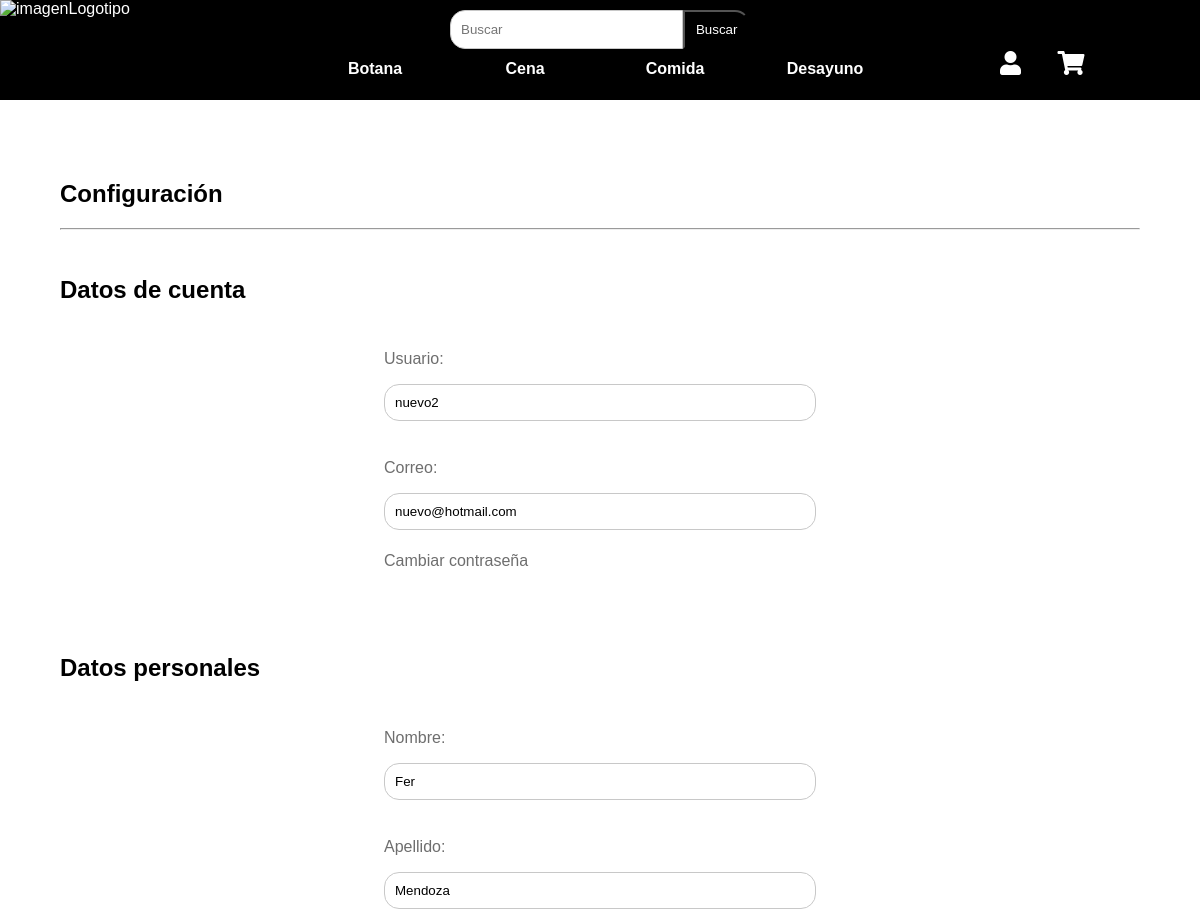
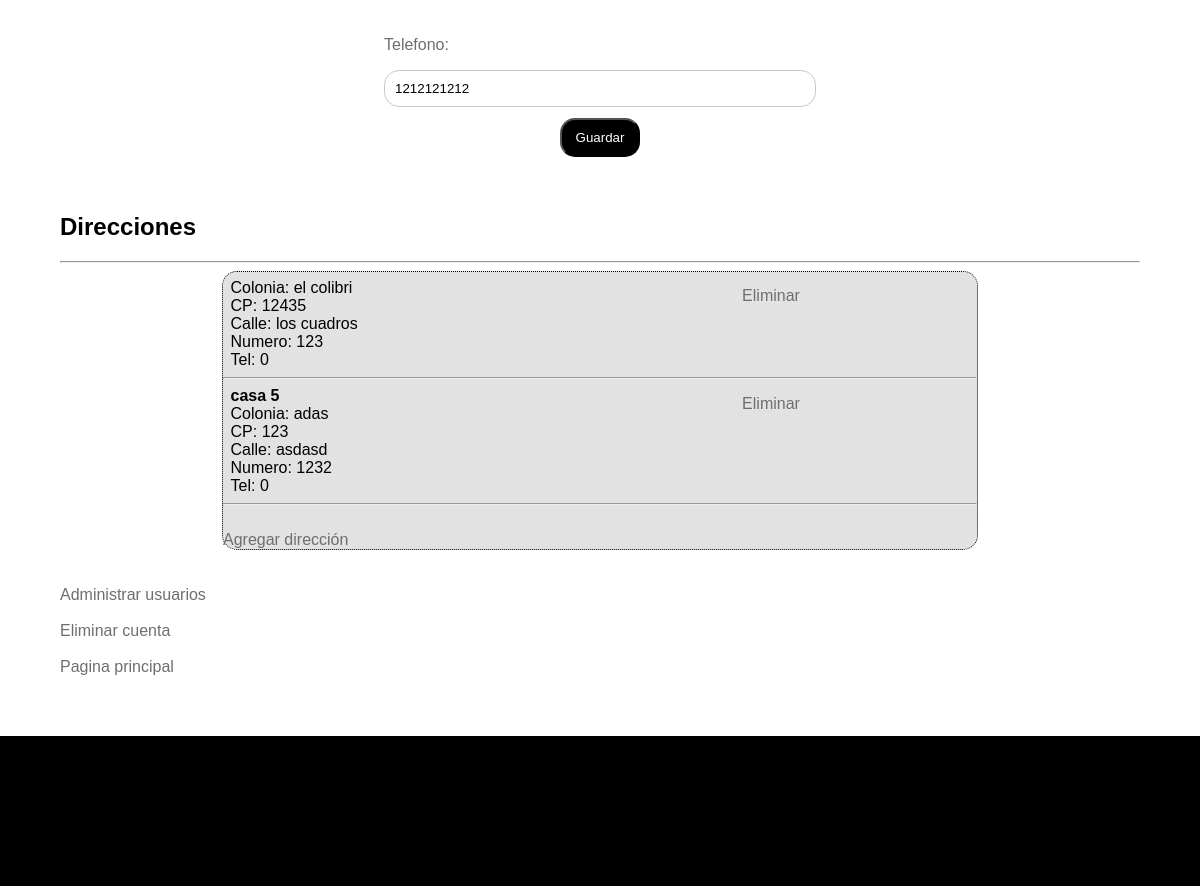
/tienda/configuraDatos.php (signed in), run on the app's committed database (2 pictures, top to bottom).
### tables this page shows
CREATE TABLE `tipos` (
  `tipo` varchar(15) NOT NULL COMMENT 'Desayuno, postre etc'
);

CREATE TABLE `usuarios` (
  `idUsuario` int(11) NOT NULL COMMENT 'Clave primaria',
  `contrasenia` varchar(25) NOT NULL,
  `tipo` varchar(15) NOT NULL COMMENT 'Indica el tipo de usuario',
  `nombre` varchar(20) NOT NULL,
  `apellidoPaterno` varchar(20) NOT NULL,
  `correo` varchar(30) NOT NULL,
  `telefono` varchar(12) NOT NULL,
  `usuario` varchar(20) NOT NULL
);

CREATE TABLE `direcciones` (
  `idDireccion` int(11) NOT NULL COMMENT 'Clave Primaria',
  `idUsuario` int(11) NOT NULL COMMENT 'Clave foranea tabla usuarios',
  `nombre` varchar(25) NOT NULL,
  `numero` int(4) NOT NULL,
  `calle` varchar(25) NOT NULL,
  `colonia` varchar(25) NOT NULL,
  `codigoPostal` int(5) NOT NULL,
  `telefono` int(12) NOT NULL
);

### tienda/configuraDatos.php (the view, shortened to what this page needs)
<?php
    include("funciones.php");
    $conn = ConectarBD();
?>
<!DOCTYPE html>
<html lang="en">
<head>
    <?php
        relacionesEstiloBarra();
        relacionesFormulario();
        relacionesSeccionDL();
    ?>
</head>
<body>
    <?php
        encabezado();
    ?>
    <section class="contenidoPagina">
        <h1>Configuración</h1>
        <hr>
            <?php
                $qry = "select usuario, nombre, apellidoPaterno, correo, telefono, contrasenia from usuarios where idUsuario = '". $_SESSION["idUsuario"] ."'";
                $res = mysqli_query($conn,$qry);
                $reg = mysqli_fetch_array($res);
                $nombre = $reg["nombre"];
                $apellido = $reg["apellidoPaterno"];
                $correo = $reg["correo"];
                $telefono = $reg["telefono"];
                $usuario = $reg["usuario"];
            ?>
        <br>
        <form class='formulario' method="post" action="configuraDatos.php" onsubmit="return verificaDatos()">
            <h2>Datos de cuenta</h2>
        <?php
            echo "<label class='campo'> <p>Usuario:</p> <input type='text' id='usuario' name='usuario' value='$usuario'> </label>
                    <input class='oculto' type='text' id= 'usuario_' value='$usuario'>";
            echo "<label class='campo'> <p>Correo:</p> <input type='text' id='correo' name='correo' value='$correo'> </label>
                    <input class='oculto' type='text' id= 'correo_' value='$correo'>";
            echo "<a class='liga' href='cambiarContraseña.php'>Cambiar contraseña</a> <br><br><br>
                    <h2>Datos personales</h2>";
            echo "<label class='campo'> <p>Nombre:</p> <input type='text' id='nombre' name='nombre' value='$nombre'> </label>
            <input class='oculto' type='text' id= 'nombre_' value='$nombre'>";
            echo "<label class='campo'> <p>Apellido:</p> <input type='text' id='apellido' name='apellido' value='$apellido'> </label>
            <input class='oculto' type='text' id= 'apellido_' value='$apellido'>";
            echo "<label class='campo'> <p>Telefono:</p> <input type='text' id='telefono' name='telefono' value='$telefono'> </label>
            <input class='oculto' type='text' id= 'telefono_' value='$telefono'>";
        ?>
            <input class='enviar' type='submit' value='Guardar'>
        </form>
        <br>
        <br>
        <h2>Direcciones</h2>
        <hr>
        <div class="seccion">
            <?php
                $qry = "select idDireccion, nombre, numero, calle, codigoPostal, colonia, telefono from direcciones where idUsuario = '".$_SESSION["idUsuario"]."'";
                $rs = mysqli_query($conn,$qry);
                if(mysqli_num_rows($rs)>0)
                {
                    while($reg = mysqli_fetch_array($rs))
                    {
                        echo "<div class='datosLiga'>
                                <div class='datos'>
                                    <h4>".$reg["nombre"]."</h4>
                                    <p>Colonia: ".$reg["colonia"]."</p>
                                    <p>CP: ".$reg["codigoPostal"]."</p>
                                    <p>Calle: ".$reg["calle"]."</p>
                                    <p>Numero: ".$reg["numero"]."</p>
                                    <p>Tel: ".$reg["telefono"]."</p>
                                </div>
                                <a class='liga' href='configuraDatos.php?idD=".$reg['idDireccion']."'>Eliminar</a>
                            </div><hr>";
                    }
                }
            ?>
            <br>
            <a class="liga" href="agregarDireccion.php">Agregar dirección</a>
        </div>
        <?php
        if($_SESSION["tipo"]=="Administrador")
        {
        ?>
        <br>
        <br>
        <a class="liga" href="administrarUsuarios.php">Administrar usuarios</a>
        <?php
        }
        ?>
        <br><br>
        <a class="liga" href="javascript:confirmacion('formID')">Eliminar cuenta</a>
        <br>
        <br>
        <a class='liga' href="principal.php">Pagina principal</a>
    </section>
    <?php
            footer();
        ?>
</body>
</html>

### tienda/funciones.php (shortened to what this page needs)
<?php
	function encabezado()
	{
		$conn=conectarBD();
		$barra="<div id='encabezado'>
			<img id='logo' src='logo.jpeg' alt='imagenLogotipo'>
			<div id='seccionMedia'>
				<form class='formulario' method='get' action='busqueda.php' onsubmit='return validaDatos()'>
					<div class='campoB'>
						<div>
							<input class='texto' type='text' placeholder='Buscar' id='buscar' name='buscar'>
							<input class='enviar' type='submit' value='Buscar'>
						</div>
					</div>
				</form>
				<nav id='menuNav'>";
				$qry="select tipo from tipos";
				$res = mysqli_query($conn,$qry);
				if(mysqli_num_rows($res)>0)
				{
					while($reg = mysqli_fetch_array($res))
					{
						$barra=$barra."<a class='liga' href='busqueda.php?".$reg["tipo"]."=on&buscar=&b='aplicar'>".$reg["tipo"]."</a>";
					}
				}
			$barra=$barra."</nav>
			</div>
			<section id='espacioIconos'>
				<a id='cuenta' onmouseout='ocultaSM(\"subMenuC\")' onmouseover='mostrarSM(\"subMenuC\",\"cuenta\")' href='#'><i class='fas fa-user'></i></a>
				<a id='carrito' href='carrito.php'><i class='fas fa-shopping-cart'></i></a>
				<nav id='subMenuC' onmouseout='ocultaSM(\"subMenuC\")' onmouseover='mostrarSM(\"subMenuC\",\"cuenta\")'>
				";
				if(!isset($_SESSION["usuario"]))
					$barra=$barra."<a href='login.php'>Iniciar sesión</a>
								   <a href='registro.php'>Registrate</a>";
				else
				{
					$barra=$barra."<p>".$_SESSION["usuario"]."</p>
									<a href='verCompras.php'>Ver compras</a>
									<a href='configuraDatos.php'>Configuración</a>
								   <a href='logout.php'>Cerrar sesión</a>";
					if($_SESSION["tipo"]=="Administrador")
					{
						$barra=$barra."<a href='agregarProducto.php'>Agregar producto</a>";
						$barra=$barra."<a href='administrarCategorias.php'>Administrar categorias</a>";
						$barra=$barra."<a href='administrarPromociones.php'>Administrar promociones</a>";
					}
				}
				$barra = $barra . "</nav>
			</section>
		</div>
		<div id='difuminado'></div>";
		echo $barra;
	}
	?>
	<?php
	function footer()
	{
		echo"<div id='footer'></div>";
	}
	function relacionesEstiloBarra()
	{
		echo "<link href='css/all.css' rel='stylesheet'>";
		echo "<link href='elementos/formularios.css' rel='stylesheet'/>";
		echo "<link href='elementos/encabezado/encabezadoGeneral.css' rel='stylesheet'/>";
		echo "<link href='elementos/encabezado/encabezadoGrande.css' rel='stylesheet' media='screen and (min-width:981px)'/>";
		echo "<link href='elementos/encabezado/encabezadoMediano.css' rel='stylesheet' media='screen and (max-width: 980px)'/>";
	}
	function relacionesFormulario()
	{
		echo "<link href='css/all.css' rel='stylesheet'>";
		echo "<link href='elementos/formularios.css' rel='stylesheet'/>";
	}
	function relacionesSeccionDL()
	{
		echo "<link href='elementos/seccionDL.css' rel='stylesheet'/>";
	}
	function conectarBD()
	{
		$c = mysqli_connect("localhost","root","","proyectotecweb");
		return $c;
	}
	?>

### tienda/css/all.css (style rules this page uses)
.fa, .fas, .far, .fal, .fad, .fab { -moz-osx-font-smoothing: grayscale; -webkit-font-smoothing: antialiased; display: inline-block; font-style: normal; font-variant: normal; text-rendering: auto; line-height: 1; }
.fa-shopping-cart:before { content: "\f07a"; }
.fa-user:before { content: "\f007"; }
.fa, .fas { font-family: 'Font Awesome 5 Free'; font-weight: 900; }

### tienda/elementos/formularios.css (style rules this page uses)
.contenidoPagina { margin:5%; font-family: poppins,sans-serif; min-height: 270px; }
.formulario { display: flex; flex-direction: column; }
.p, .campo, .liga, .campoC { width:40%; margin: 1% auto; color: rgb(110,110,110); }
.campo input { box-sizing: border-box; width: 100%; padding:10px; border-radius: 15px; border:1px solid rgb(200,200,200); }
.liga { text-decoration: none; }
.enviar { width:80px; margin:auto; padding:10px; border-radius:15px; background-color:black; color:white; }
.campoB { width: 50%; margin: auto; color: rgb(110,110,110); }
.campoB div { display: flex; }
.campoB .texto { box-sizing: border-box; width: 100%; padding:10px; border-radius: 15px 0px 0px 15px; border:1px solid rgb(200,200,200); }
.campoB .enviar { border-radius: 0px 15px 15px 0px; }

### tienda/elementos/encabezado/encabezadoGeneral.css (style rules this page uses)
body { margin:0px; min-height: 100vh; display: flex; flex-flow: column; }
#encabezado { font-family: poppins,sans-serif; position: absolute; width: 100%; height: 100px; z-index: 30; display: flex; justify-content: space-between; }
#logo { box-sizing: border-box; color: white; }
#seccionMedia { width: 50%; }
#seccionMedia form { margin-top: 10px; padding: auto; }
#menuNav { display: flex; flex-flow: row; justify-content: space-around; }
#menuNav .liga { text-align: center; border-radius: 5px; color: white; font-weight: bold; padding: 5px 10px; }
#espacioIconos { box-sizing: border-box; width: 200px; padding-top: 50px; }
#espacioIconos a { box-sizing: border-box; font-size: 1.5em; color: white; }
#carrito { margin-left: 16%; }
#difuminado { box-sizing: border-box; background-color: black; position: absolute; opacity: 20%; width: 100%; height: 100px; z-index: 20; }
#footer { display: block; background-color: black; width: 100%; height: 150px; margin-bottom: 0px; }

### tienda/elementos/encabezado/encabezadoGrande.css (style rules this page uses)
#encabezado { height: 100px; }
#logo { width: 200px; height: 100%; }
#seccionMedia { height: 100%; }
#espacioIconos { height: 100%; }

### tienda/elementos/seccionDL.css (style rules this page uses)
.seccion { width: 70%; margin:auto; box-sizing: border-box; background-color:rgb(226, 226, 226); border: 1px dotted black; border-radius: 15px; }
.datosLiga { display: flex; margin: 1%; justify-content: space-between; }
.datos { width: 90%; }
.datos h4 { margin: 0px; }
.datosLiga p { margin: 0px; }

### tienda/elementos/encabezado/encabezadoMediano.css (style rules this page uses)
#encabezado { height: 100px; display: flex; justify-content: space-between; }
#logo { width: 200px; height: 100px; }
#seccionMedia { position: absolute; top: 100px; justify-content: center; width:100%; height: 100%; }
#espacioIconos { display: inline-block; height: 100px; }
#difuminado { position: relative; height: 200px; opacity: 100%; }

### tienda/funciones.php (style rules this page uses)
#difuminado { opacity: 100%; position:relative; }

### data on the page
tipos: tipo "Botana"
tipos: tipo "Cena"
tipos: tipo "Comida"
tipos: tipo "Desayuno"
usuarios: usuario "nuevo2", correo "nuevo@hotmail.com", nombre "Fer", apellido "Mendoza", telefono "1212121212"
direcciones: colonia "el colibri", codigoPostal "12435", calle "los cuadros", numero "123", telefono "0"
direcciones: nombre "casa 5", colonia "adas", codigoPostal "123", calle "asdasd", numero "1232", telefono "0"
